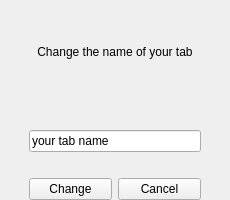
<?xml version="1.0" encoding="UTF-8"?>
<ui version="4.0">
 <class>Form</class>
 <widget class="QWidget" name="Form">
  <property name="geometry">
   <rect>
    <x>0</x>
    <y>0</y>
    <width>230</width>
    <height>200</height>
   </rect>
  </property>
  <property name="sizePolicy">
   <sizepolicy hsizetype="Fixed" vsizetype="Fixed">
    <horstretch>0</horstretch>
    <verstretch>0</verstretch>
   </sizepolicy>
  </property>
  <property name="minimumSize">
   <size>
    <width>230</width>
    <height>200</height>
   </size>
  </property>
  <property name="maximumSize">
   <size>
    <width>230</width>
    <height>200</height>
   </size>
  </property>
  <property name="windowTitle">
   <string>Tab edit</string>
  </property>
  <widget class="QWidget" name="gridLayoutWidget">
   <property name="geometry">
    <rect>
     <x>9</x>
     <y>-1</y>
     <width>212</width>
     <height>201</height>
    </rect>
   </property>
   <layout class="QGridLayout" name="gridLayout">
    <item row="1" column="1">
     <spacer name="verticalSpacer">
      <property name="orientation">
       <enum>Qt::Vertical</enum>
      </property>
      <property name="sizeType">
       <enum>QSizePolicy::Fixed</enum>
      </property>
      <property name="sizeHint" stdset="0">
       <size>
        <width>20</width>
        <height>20</height>
       </size>
      </property>
     </spacer>
    </item>
    <item row="0" column="1">
     <widget class="QLabel" name="label">
      <property name="layoutDirection">
       <enum>Qt::LeftToRight</enum>
      </property>
      <property name="autoFillBackground">
       <bool>false</bool>
      </property>
      <property name="styleSheet">
       <string>0</string>
      </property>
      <property name="frameShape">
       <enum>QFrame::NoFrame</enum>
      </property>
      <property name="text">
       <string>Change the name of your tab</string>
      </property>
      <property name="alignment">
       <set>Qt::AlignCenter</set>
      </property>
     </widget>
    </item>
    <item row="0" column="2">
     <spacer name="horizontalSpacer_2">
      <property name="orientation">
       <enum>Qt::Horizontal</enum>
      </property>
      <property name="sizeType">
       <enum>QSizePolicy::Fixed</enum>
      </property>
      <property name="sizeHint" stdset="0">
       <size>
        <width>20</width>
        <height>20</height>
       </size>
      </property>
     </spacer>
    </item>
    <item row="0" column="0">
     <spacer name="horizontalSpacer">
      <property name="orientation">
       <enum>Qt::Horizontal</enum>
      </property>
      <property name="sizeType">
       <enum>QSizePolicy::Fixed</enum>
      </property>
      <property name="sizeHint" stdset="0">
       <size>
        <width>20</width>
        <height>20</height>
       </size>
      </property>
     </spacer>
    </item>
    <item row="4" column="1">
     <layout class="QHBoxLayout" name="horizontalLayout">
      <item>
       <widget class="QPushButton" name="changeButton">
        <property name="text">
         <string>Change</string>
        </property>
       </widget>
      </item>
      <item>
       <widget class="QPushButton" name="closeButton">
        <property name="text">
         <string>Cancel</string>
        </property>
       </widget>
      </item>
     </layout>
    </item>
    <item row="2" column="1">
     <widget class="QLineEdit" name="lineEdit">
      <property name="text">
       <string>your tab name</string>
      </property>
     </widget>
    </item>
    <item row="3" column="1">
     <spacer name="verticalSpacer_2">
      <property name="orientation">
       <enum>Qt::Vertical</enum>
      </property>
      <property name="sizeType">
       <enum>QSizePolicy::Fixed</enum>
      </property>
      <property name="sizeHint" stdset="0">
       <size>
        <width>20</width>
        <height>20</height>
       </size>
      </property>
     </spacer>
    </item>
   </layout>
  </widget>
 </widget>
 <resources/>
 <connections/>
</ui>
